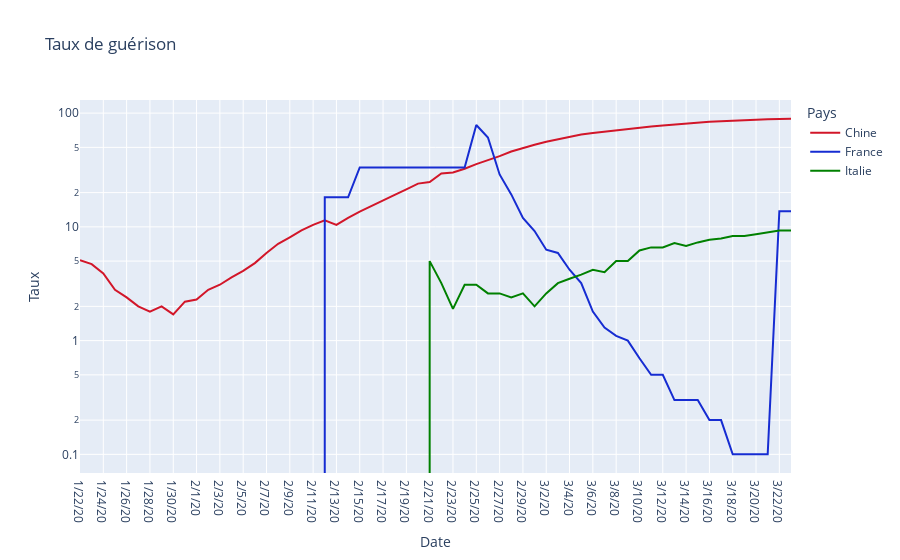

Here is the notebook cell this chart was saved with:
### Markdown cell above
## Comparatif taux de guerison - France/Chine/Italie

### Code cell
fraSeriesConfirmed = dfGlobalSeriesConfirmed[(dfGlobalSeriesConfirmed['Country/Region'] == 'France') & (dfGlobalSeriesConfirmed['Province/State'] == 'France')]
fraSeriesConfirmed = fraSeriesConfirmed.drop(columns=['Lat', 'Long'])
fraSeriesRecovered = dfGlobalSeriesRecovered[(dfGlobalSeriesRecovered['Country/Region'] == 'France') & (dfGlobalSeriesRecovered['Province/State'] == 'France')]
fraSeriesRecovered = fraSeriesRecovered.drop(columns=['Lat', 'Long'])
fraSeriesAll = pd.concat([fraSeriesConfirmed, fraSeriesRecovered])
fraSeriesAll = fraSeriesAll.drop(columns=['Province/State', 'Country/Region'])
fraSeriesAll = fraSeriesAll.reset_index()
fraSeriesAll = fraSeriesAll.drop(columns=['index'])
fraSeriesAll = fraSeriesAll.transpose()
fraSeriesAll = fraSeriesAll.rename(columns={0: 'Confirmed', 1: 'Recovered'})
fraSeriesAll = fraSeriesAll.reset_index()
fraSeriesAll = fraSeriesAll.rename(columns={'index' : 'Date'})
cmp10Fra = fraSeriesAll
fraSeriesAll['France'] = round((fraSeriesAll['Recovered']/fraSeriesAll['Confirmed']), 3)*100
#fraSeriesAll = fraSeriesAll.fillna({'Mortality Rate': 0.00})

itaSeriesConfirmed = dfGlobalSeriesConfirmed[(dfGlobalSeriesConfirmed['Country/Region'] == 'Italy')]
itaSeriesConfirmed = itaSeriesConfirmed.drop(columns=['Lat', 'Long'])
itaSeriesRecovered = dfGlobalSeriesRecovered[(dfGlobalSeriesRecovered['Country/Region'] == 'Italy')]
itaSeriesRecovered = itaSeriesRecovered.drop(columns=['Lat', 'Long'])
itaSeriesAll = pd.concat([itaSeriesConfirmed, itaSeriesDeaths])
itaSeriesAll = itaSeriesAll.drop(columns=['Province/State', 'Country/Region'])
itaSeriesAll = itaSeriesAll.reset_index()
itaSeriesAll = itaSeriesAll.drop(columns=['index'])
itaSeriesAll = itaSeriesAll.transpose()
itaSeriesAll = itaSeriesAll.rename(columns={0: 'Confirmed', 1: 'Recovered'})
itaSeriesAll = itaSeriesAll.reset_index()
itaSeriesAll = itaSeriesAll.rename(columns={'index' : 'Date'})
cmp10Ita = itaSeriesAll
itaSeriesAll['Italie'] = round((itaSeriesAll['Recovered']/itaSeriesAll['Confirmed']), 3)*100
#itaSeriesAll = itaSeriesAll.fillna({'Mortality Rate': 0.00})


chiSeriesConfirmed = dfGlobalSeriesConfirmed[(dfGlobalSeriesConfirmed['Country/Region'] == 'China')]
chiSeriesConfirmed = chiSeriesConfirmed.drop(columns=['Lat', 'Long', 'Country/Region', 'Province/State'])
chiSeriesRecovered = dfGlobalSeriesRecovered[(dfGlobalSeriesRecovered['Country/Region'] == 'China')]
chiSeriesRecovered = chiSeriesRecovered.drop(columns=['Lat', 'Long', 'Country/Region', 'Province/State'])

chiSeriesConfirmed = chiSeriesConfirmed.sum().reset_index()
chiSeriesConfirmed = chiSeriesConfirmed.rename(columns={'index': 'Date', 0: 'Confirmed'})

chiSeriesRecovered = chiSeriesRecovered.sum().reset_index()
chiSeriesRecovered = chiSeriesRecovered.rename(columns={'index': 'Date', 0: 'Recovered'})

chiSeriesAll = pd.merge(chiSeriesConfirmed, chiSeriesRecovered, on='Date')
cmp10Chi = chiSeriesAll
chiSeriesAll['Chine'] = round((chiSeriesAll['Recovered']/chiSeriesAll['Confirmed']), 3)*100


tempAll = pd.merge(chiSeriesAll[['Date', 'Chine']], itaSeriesAll[['Date', 'Italie']], on='Date').merge(fraSeriesAll[['Date', 'France']], on='Date')
#tempAll = tempAll.fillna(0.0)

tempAll = tempAll.melt(id_vars='Date', value_vars=['Chine', 'France', 'Italie'], 
                 var_name='Pays', value_name='Taux')
fig = px.line(tempAll, x="Date", y="Taux", color='Pays', log_y=True, 
              title='Taux de guérison', color_discrete_sequence=['#d21629', '#162cd2', '#008000'])
iplot(fig)

### Figure 1 — Plotly figure (JSON) as saved in the notebook; plotly's stock layout.template omitted (floating-point values rounded to 4 significant figures)
{"data": [{"hoverlabel": {"namelength": 0}, "hovertemplate": "Pays=Chine<br>Date=%{x}<br>Taux=%{y}", "legendgroup": "Chine", "line": {"color": "#d21629", "dash": "solid"}, "mode": "lines", "name": "Chine", "showlegend": true, "type": "scatter", "x": ["1/22/20", "1/23/20", "1/24/20", "1/25/20", "1/26/20", "1/27/20", "1/28/20", "1/29/20", "1/30/20", "1/31/20", "2/1/20", "2/2/20", "2/3/20", "2/4/20", "2/5/20", "2/6/20", "2/7/20", "2/8/20", "2/9/20", "2/10/20", "2/11/20", "2/12/20", "2/13/20", "2/14/20", "2/15/20", "2/16/20", "2/17/20", "2/18/20", "2/19/20", "2/20/20", "2/21/20", "2/22/20", "2/23/20", "2/24/20", "2/25/20", "2/26/20", "2/27/20", "2/28/20", "2/29/20", "3/1/20", "3/2/20", "3/3/20", "3/4/20", "3/5/20", "3/6/20", "3/7/20", "3/8/20", "3/9/20", "3/10/20", "3/11/20", "3/12/20", "3/13/20", "3/14/20", "3/15/20", "3/16/20", "3/17/20", "3/18/20", "3/19/20", "3/20/20", "3/21/20", "3/22/20", "3/23/20"], "xaxis": "x", "y": [5.1, 4.7, 3.9, 2.8, 2.4, 2, 1.8, 2, 1.7, 2.2, 2.3, 2.8, 3.1, 3.6, 4.1, 4.8, 5.9, 7.1, 8.1, 9.3, 10.4, 11.4, 10.4, 12, 13.6, 15.3, 17.2, 19.1, 21.4, 24, 24.8, 29.5, 30.1, 32.4, 35.6, 38.5, 41.9, 46, 49.5, 52.7, 56.0, 59.1, 62.2, 64.9, 66.9, 68.8, 71, 72.7, 74.4, 76.2, 77.7, 79.3, 81.1, 82.7, 83.8, 84.9, 86, 86.9, 87.7, 88.4, 88.9, 89.4], "yaxis": "y"}, {"hoverlabel": {"namelength": 0}, "hovertemplate": "Pays=France<br>Date=%{x}<br>Taux=%{y}", "legendgroup": "France", "line": {"color": "#162cd2", "dash": "solid"}, "mode": "lines", "name": "France", "showlegend": true, "type": "scatter", "x": ["1/22/20", "1/23/20", "1/24/20", "1/25/20", "1/26/20", "1/27/20", "1/28/20", "1/29/20", "1/30/20", "1/31/20", "2/1/20", "2/2/20", "2/3/20", "2/4/20", "2/5/20", "2/6/20", "2/7/20", "2/8/20", "2/9/20", "2/10/20", "2/11/20", "2/12/20", "2/13/20", "2/14/20", "2/15/20", "2/16/20", "2/17/20", "2/18/20", "2/19/20", "2/20/20", "2/21/20", "2/22/20", "2/23/20", "2/24/20", "2/25/20", "2/26/20", "2/27/20", "2/28/20", "2/29/20", "3/1/20", "3/2/20", "3/3/20", "3/4/20", "3/5/20", "3/6/20", "3/7/20", "3/8/20", "3/9/20", "3/10/20", "3/11/20", "3/12/20", "3/13/20", "3/14/20", "3/15/20", "3/16/20", "3/17/20", "3/18/20", "3/19/20", "3/20/20", "3/21/20", "3/22/20", "3/23/20"], "xaxis": "x", "y": [null, null, 0, 0, 0, 0, 0, 0, 0, 0, 0, 0, 0, 0, 0, 0, 0, 0, 0, 0, 0, 18.2, 18.2, 18.2, 33.3, 33.3, 33.3, 33.3, 33.3, 33.3, 33.3, 33.3, 33.3, 33.3, 78.6, 61.1, 28.9, 19.3, 12, 9.2, 6.3, 5.9, 4.2, 3.2, 1.8, 1.3, 1.1, 1, 0.7, 0.5, 0.5, 0.3, 0.3, 0.3, 0.2, 0.2, 0.1, 0.1, 0.1, 0.1, 13.7, 13.7], "yaxis": "y"}, {"hoverlabel": {"namelength": 0}, "hovertemplate": "Pays=Italie<br>Date=%{x}<br>Taux=%{y}", "legendgroup": "Italie", "line": {"color": "#008000", "dash": "solid"}, "mode": "lines", "name": "Italie", "showlegend": true, "type": "scatter", "x": ["1/22/20", "1/23/20", "1/24/20", "1/25/20", "1/26/20", "1/27/20", "1/28/20", "1/29/20", "1/30/20", "1/31/20", "2/1/20", "2/2/20", "2/3/20", "2/4/20", "2/5/20", "2/6/20", "2/7/20", "2/8/20", "2/9/20", "2/10/20", "2/11/20", "2/12/20", "2/13/20", "2/14/20", "2/15/20", "2/16/20", "2/17/20", "2/18/20", "2/19/20", "2/20/20", "2/21/20", "2/22/20", "2/23/20", "2/24/20", "2/25/20", "2/26/20", "2/27/20", "2/28/20", "2/29/20", "3/1/20", "3/2/20", "3/3/20", "3/4/20", "3/5/20", "3/6/20", "3/7/20", "3/8/20", "3/9/20", "3/10/20", "3/11/20", "3/12/20", "3/13/20", "3/14/20", "3/15/20", "3/16/20", "3/17/20", "3/18/20", "3/19/20", "3/20/20", "3/21/20", "3/22/20", "3/23/20"], "xaxis": "x", "y": [null, null, null, null, null, null, null, null, null, 0, 0, 0, 0, 0, 0, 0, 0, 0, 0, 0, 0, 0, 0, 0, 0, 0, 0, 0, 0, 0, 5, 3.2, 1.9, 3.1, 3.1, 2.6, 2.6, 2.4, 2.6, 2, 2.6, 3.2, 3.5, 3.8, 4.2, 4, 5, 5, 6.2, 6.6, 6.6, 7.2, 6.8, 7.3, 7.7, 7.9, 8.3, 8.3, 8.6, 9, 9.3, 9.3], "yaxis": "y"}], "layout": {"legend": {"title": {"text": "Pays"}, "tracegroupgap": 0}, "title": {"text": "Taux de guérison"}, "xaxis": {"anchor": "y", "domain": [0, 1], "title": {"text": "Date"}}, "yaxis": {"anchor": "x", "domain": [0, 1], "title": {"text": "Taux"}, "type": "log"}}}
